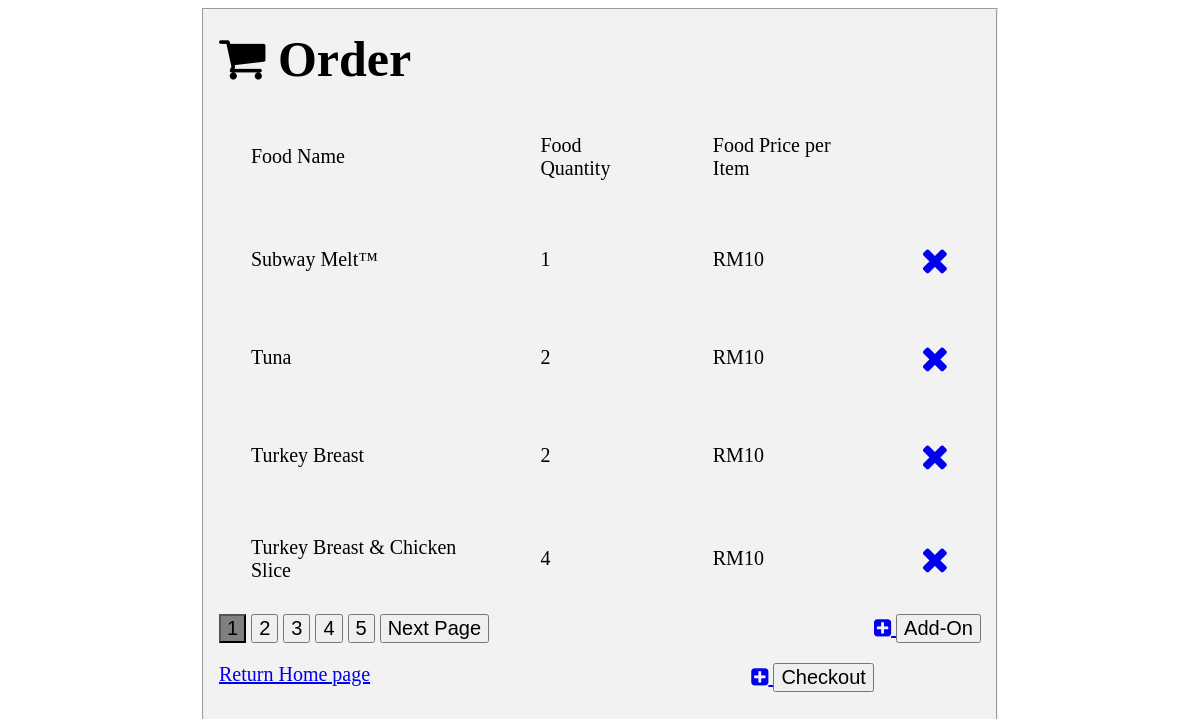
The page /order.php?email=Lili@gmail.com on the database its author committed.
### tables this page shows
CREATE TABLE `orders` (
  `order_ID` int(30) NOT NULL,
  `Food_ID` int(30) NOT NULL,
  `foodname` varchar(30) NOT NULL,
  `price` int(30) NOT NULL,
  `quantity` int(30) NOT NULL,
  `username` varchar(30) NOT NULL
);

### order.php (the view, shortened to what this page needs)
<?php include("config.php"); ?>
<html>
<head><title>Manage Order | 1 Coin Sandwich</title>
  <link rel="stylesheet" href="https://cdnjs.cloudflare.com/ajax/libs/font-awesome/4.7.0/css/font-awesome.min.css">
</head>
<body>
<div class="middle">
    <fieldset>
        <?php
        $sql = "SELECT * FROM orders";
        $result = mysqli_query($conn,$sql);
        $id = $_GET['email'];
        ?>
      <h1><i class="fa fa-shopping-cart" style="font-size:50px"></i><b style="font-size: 50px;"> Order</b></h1>
      <table border="0px">
        <tr>
          <td>Food Name </td>
          <td>Food Quantity</td>
          <td>Food Price per Item</td>
        </tr>
        <?php
        while($row = mysqli_fetch_array($result))
        {
            ?>
        <tr>
          <td><?php echo $row["foodname"]; ?></td>
          <td><?php echo $row["quantity"];	?></td>
          <td>RM<?php echo $row["price"];?></td>
          <td><a href="deleteorder.php?order_ID=<?php echo $row['order_ID']; ?>&&email=<?php echo $id?>"><i class="fa fa-close" style="font-size:36px"></i></a>
          </td>
        </tr>
            <?php
        }
		?>
      </table>
      <button style="background-color: gray;">1</button>
      <button>2</button>
      <button>3</button>
      <button>4</button>
      <button>5</button>
      <button>Next Page</button><span class="left"><a href="Homepage.php?email=<?php echo $id?>" alt="insert"><i class="fa fa-plus-square"></i> <input type="button" value="Add-On"></span></p>
      <a href="Homepage.php?email=<?php echo $id?>">Return Home page
      <div class="left"><a href="payment.php?email=<?php echo $id?>" alt="payment"><i class="fa fa-plus-square"></i> <input type="button" value="Checkout"></div>
    </fieldset>
  </div>

### order.php (style rules this page uses)
fieldset { background-color: #f2f2f2; }
.middle { max-width: 800px; margin: auto; }
* { font-size: 20px; }
.left { float: right; margin-bottom: 50px; }
td, th { text-align: left; padding: 30px; }

### rows shown on the page
orders: foodname "Subway Melt™", quantity "1", price "10"
orders: foodname "Tuna", quantity "2", price "10"
orders: foodname "Turkey Breast", quantity "2", price "10"
orders: foodname "Turkey Breast & Chicken Slice", quantity "4", price "10"
